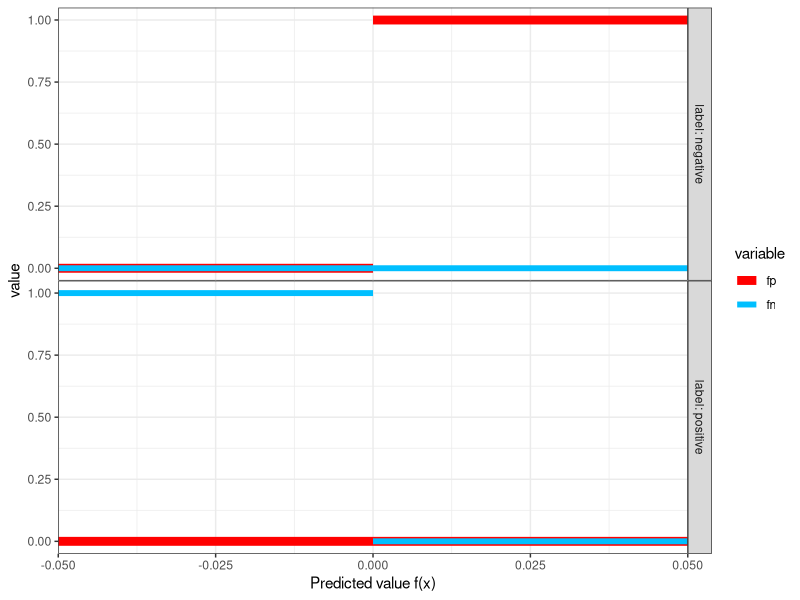

Here is the R script that generated this plot:
library(data.table)
library(ggplot2)

d <- function(min.log.lambda, fp, fn){
  data.table(min.log.lambda, fp, fn)
}
profile <- function(..., possible.fp, possible.fn, errors, labels){
  dt <- do.call(rbind, list(...))
  if(missing(possible.fp))possible.fp <- max(dt$fp)
  if(missing(possible.fn))possible.fn <- max(dt$fn)
  errors <- dt[, fp+fn]
  if(missing(labels))labels <- max(errors)
  dt[, data.table(
    min.log.lambda,
    max.log.lambda=c(min.log.lambda[-1], Inf),
    fp, fn, errors, possible.fp, possible.fn, labels)]
}
profile.list <- list(
  negative=profile(
    d(-Inf, 0, 0),
    d(0, 1, 0)),
  positive=profile(
    d(-Inf, 0, 1),
    d(0, 0, 0)))
profile.wide <- data.table(
  label=names(profile.list)
)[, profile.list[[label]], by=label]
err.sizes <- c(
  fp=3,
  fn=2)
err.colors <- c(
  fp="red",
  fn="deepskyblue")
profile.tall <- data.table::melt(
  profile.wide,
  measure=c("fp", "fn"))
ggplot()+
  facet_grid(label ~ ., labeller=label_both)+
  theme_bw()+
  theme(panel.spacing=grid::unit(0, "lines"))+
  geom_segment(aes(
    min.log.lambda, value,
    color=variable, size=variable,
    xend=max.log.lambda, yend=value),
    data=profile.tall)+
  scale_color_manual(values=err.colors)+
  scale_size_manual(values=err.sizes)+
  scale_x_continuous("Predicted value f(x)")



